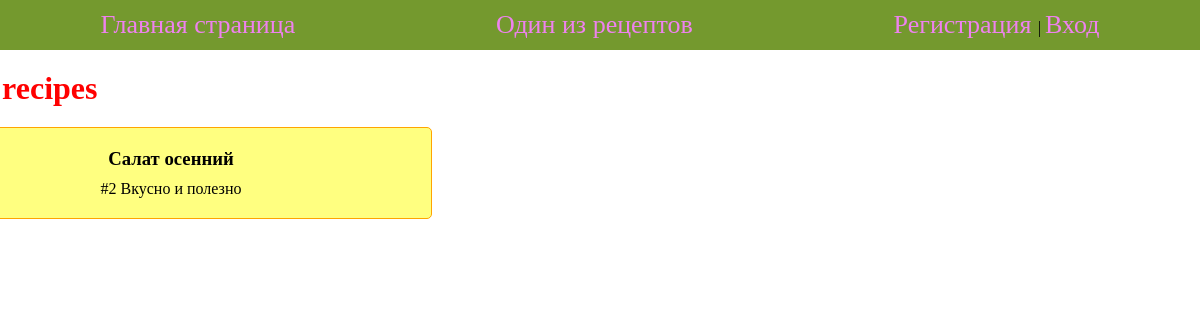
The app's page /author_recipes/3/, older data.
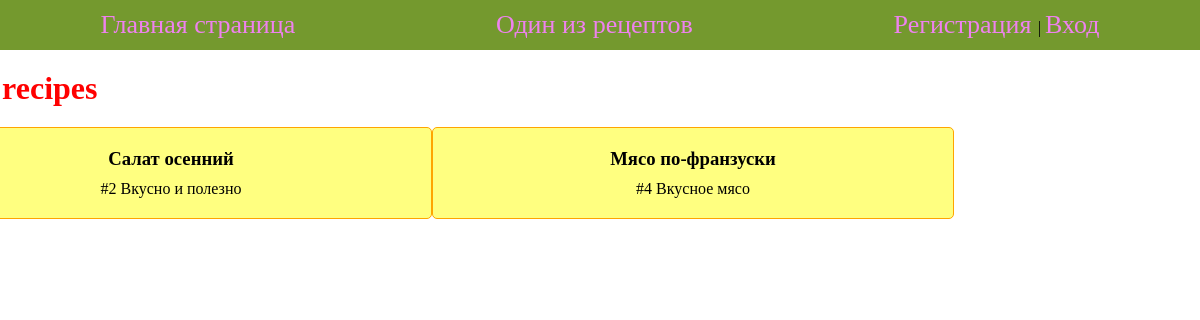
The same page, newer data.
### cookapp/models.py (models this page shows, shortened)
class RecipeModel(models.Model):
    title = models.CharField(max_length=200)
    description = models.TextField()
    steps = models.TextField()
    time = models.CharField(max_length=20)
    image = models.ImageField()
    author = models.ForeignKey(User, blank=True, null=True, on_delete=models.CASCADE)
    cathegories = models.ManyToManyField(CathegoryModel, default='new')

### cookapp/views.py (the view)
# urls.py: path('author_recipes/<int:author_id>/', author_recipes, name='author_recipes'),
def author_recipes(request, author_id):
    author = get_object_or_404(User, pk=author_id)
    recipes = RecipeModel.objects.filter(author=author)
    context = {'type':author, 'recipes':recipes}
    return render(request, 'recipe_page.html', context)

### cookapp/templates/recipe_page.html
{% extends 'base.html' %}
{% block content %}
<h1 class="title"> {{type}} recipes</h1>
<div class="recipes_block">
    {% for recipe in recipes %}
        <div class="recipe_card">
            <h3>{{recipe.title}}</h3>
            <p>#{{recipe.pk}} {{recipe.description}} </p>
        </div>
    {% endfor %}
</div>
{% endblock %}

Row changes from the older to the newer data that the page shows:
added RecipeModel: title "Мясо по-франзуски", pk "4", description "Вкусное мясо"
